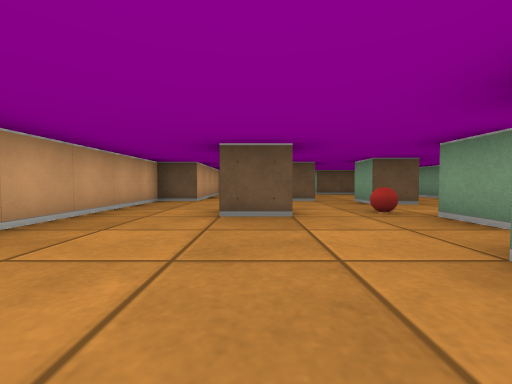
[1] (above)

21 first-person views from a walk through a cub3D ray-caster map. The camera is about half as high as the walls, tilts 2° down and sees 90° across. The floor is counted in squares. Each view is taken from the middle of a square. On the plan, view 1 faces up. The plan holds only what a view shows up to about 9 squares ahead; the rest is blank. The place goes on beyond the plan.

[2]
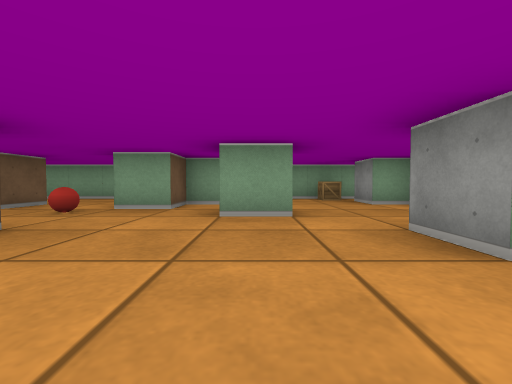

[3]
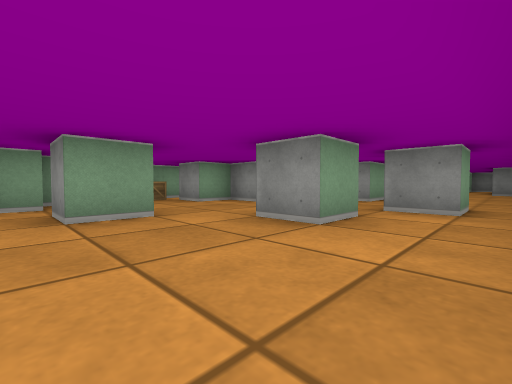

[4]
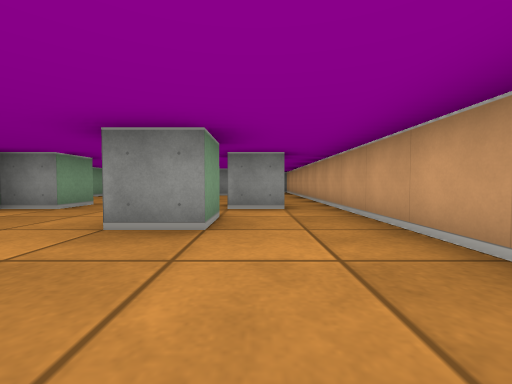

[5]
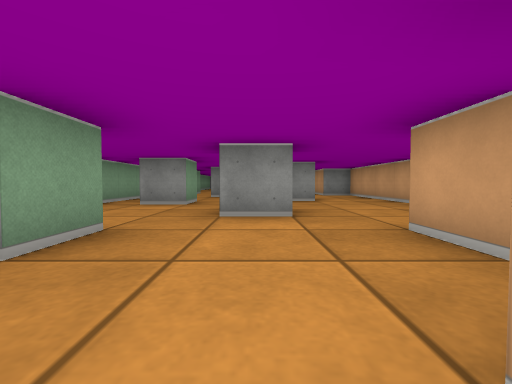

[6]
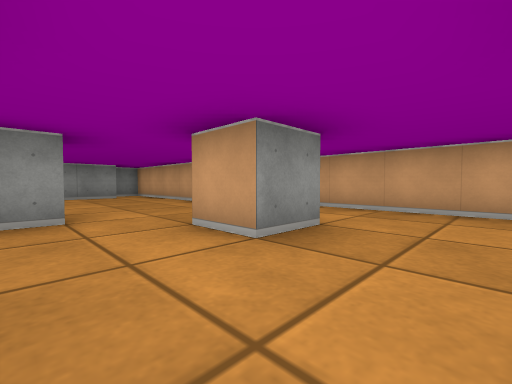

[7]
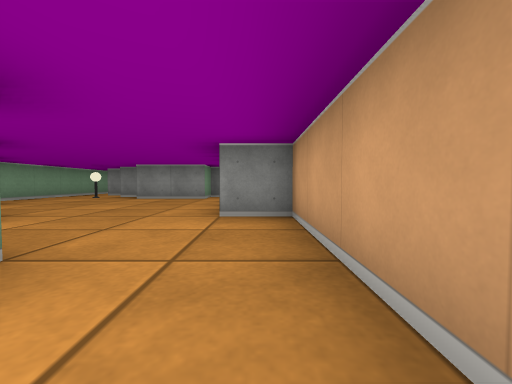

[8]
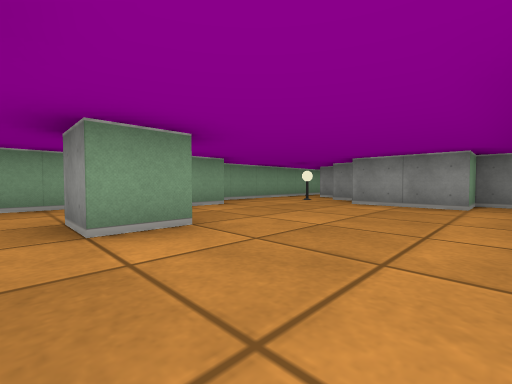

[9]
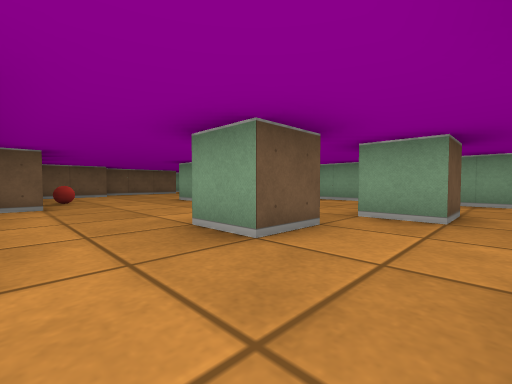

[10]
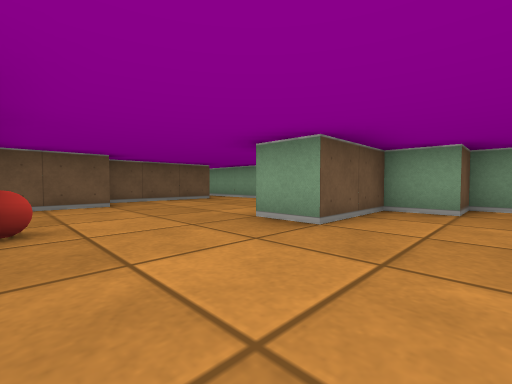

[11]
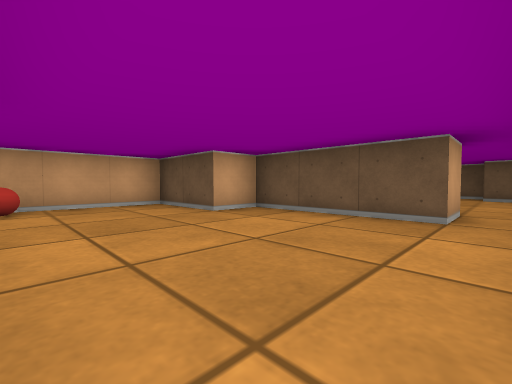

[12]
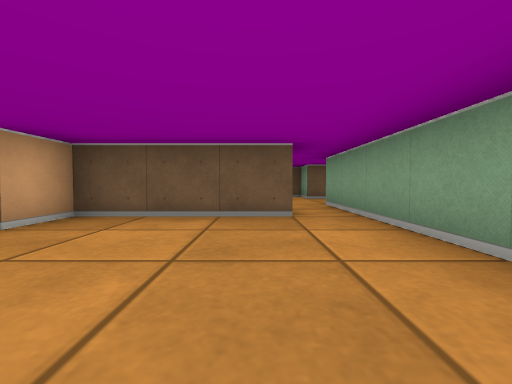

[13]
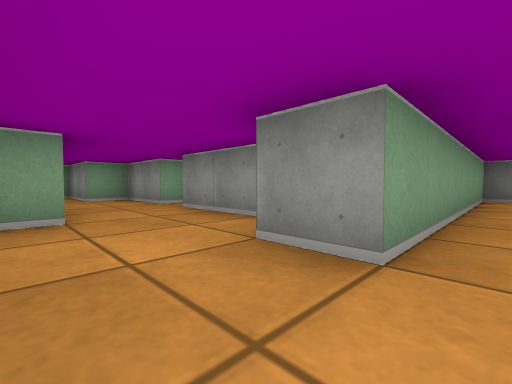

[14]
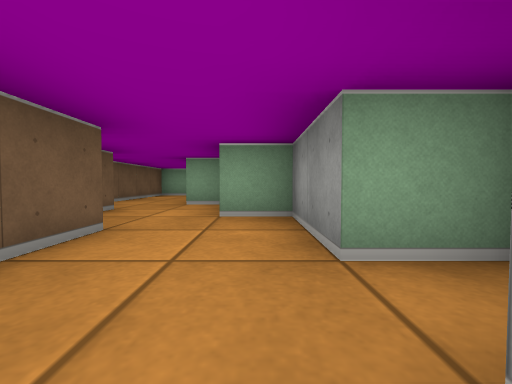

[15]
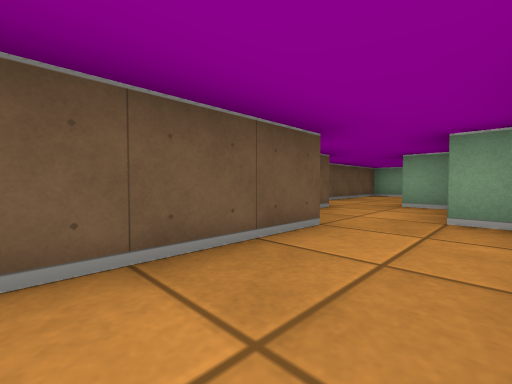

[16]
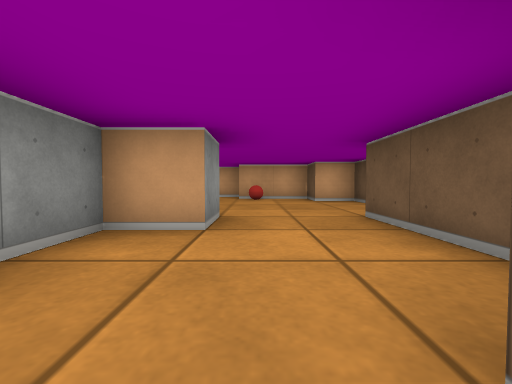

[17]
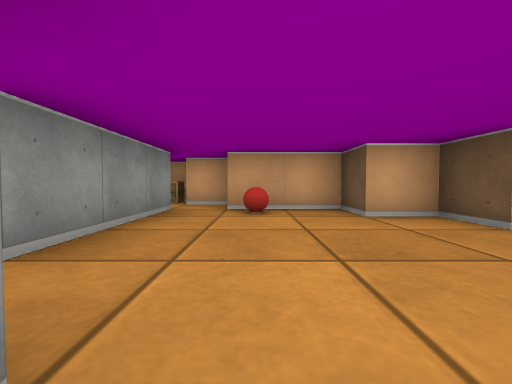

[18]
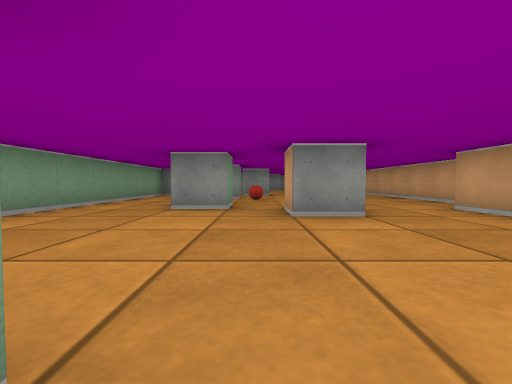

[19]
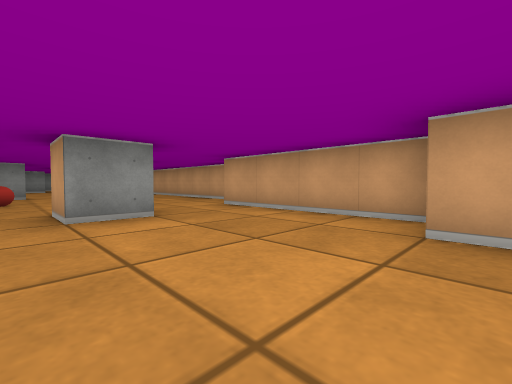

[20]
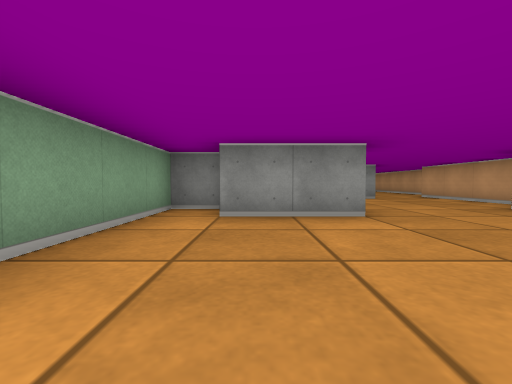

[21]
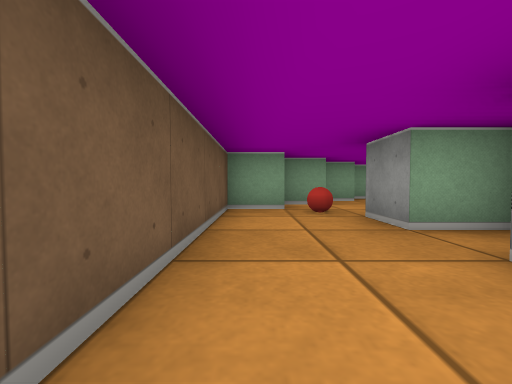

### Floor plan
Points are (right, up) in squares from view 1. A wall is a line through its corners. A room is listed if a view was taken in it or the views show most of it. See-through windows are left out.
Room 1 (views 1, 2, 3, 4, 5, 6, 7, 8, 9, 10, 11, 12, 18, 19, 20)
walls: (1.5, 0.4) (1.5, 1.5) (2.5, 1.5); (-0.5, -1.6) (-0.5, -0.5) (0.5, -0.5); (3.5, 1.4) (3.5, 2.5) (2.5, 2.5) (2.5, 3.5); (0.6, 3.5) (-0.5, 3.5); (2.5, -3.5) (2.5, -2.5) (3.5, -2.5) (3.5, -1.5) (4.5, -1.5); (-1.5, -3.5) (-1.5, -2.5) (-0.5, -2.5) (-0.5, -3.5); (5.5, 2) (5.5, 9.5) (4.5, 9.5) (4.5, 10.5) (5.5, 10.5) (5.5, 16.5); (5.5, -2.1) (5.5, 0); (0.5, -5.6) (0.5, -4.5) (1.5, -4.5); (3.6, 5.5) (2.5, 5.5) (2.5, 6.5) (3.5, 6.5); (0.5, 6.5) (0.5, 7.5) (1.5, 7.5) (1.5, 6.5) (0.5, 6.5); (2.5, -7.5) (2.5, -6.5) (3.5, -6.5); (-0.6, -7.5) (0.5, -7.5) (0.5, -8.5); (4.5, -9.9) (4.5, -6.6); (2.5, 10.5) (2.5, 11.5) (4.5, 11.5); (1.5, -10.6) (1.5, -9.5) (2.5, -9.5); (-1.5, 10.4) (-1.5, 6.5) (-2.5, 6.5) (-2.5, -10.5) (-1.5, -10.5); (4.5, 10.5) (2.5, 10.5); (-1.5, -11.8) (-1.5, -15.2); (3.5, -12.5) (3.5, -11.6); (1.9, -15.5) (2.5, -15.5); (-1.2, -15.5) (-0.5, -15.5) (-0.5, -14.5) (1.5, -14.5); (4.5, -16.2) (4.5, -13.2); (3, -16.5) (3.5, -16.5); (4.5, 16.5) (4.5, 15.5) (1.5, 15.5) (1.5, 14.5) (-0.5, 14.5) (-0.5, 10.5) (-1.1, 10.5)
ways out: opening at (5, 16) to room 2; opening at (4, -15)
objects: ball (0, 12); ball (2, 4); other object (3, -15); crate (5, -1)
Room 2 (views 13, 14, 15, 16, 17, 21)
walls: (7.5, 19.5) (5.5, 19.5) (5.5, 20.5) (4.5, 20.5); (11.6, 18.5) (8.5, 18.5) (8.5, 19.1); (10.5, 15.4) (10.5, 16.5) (12.5, 16.5) (12.5, 17.5) (14.5, 17.5) (14.5, 18.5); (5.5, 16.5) (5.5, 17.5) (6.5, 17.5) (6.5, 16.5) (9.5, 16.5); (13.6, 19.5) (13.1, 19.5); (4.5, 21.5) (3.9, 21.5); (3.5, 20.5) (2.5, 20.5) (2.5, 19.5) (1.5, 19.5) (1.5, 17.5); (2.5, 16.5) (4.5, 16.5); (16.5, 17.4) (16.5, 18.5) (17.5, 18.5); (18.5, 19.4) (18.5, 20.5) (14.4, 20.5); (19.5, 18.5) (19.5, 19.4)
ways out: opening at (5, 16) to room 1; opening at (2, 17) to room 3
objects: ball (2, 18); ball (18, 19)
Room 3 (no view inside)
walls: (0.5, 17.5) (0.5, 16.5); (1.5, 16.5) (2.5, 16.5); (-0.5, 16.2) (-0.5, 15.8)
ways out: opening at (2, 17) to room 2
objects: crate (0, 16)

Positions as (right, up) in squares from view 1, and headings:
1: (0, 0), facing up
2: (-2, 1), facing right
3: (-2, 2), facing down-right
4: (-1, 2), facing down
5: (1, -1), facing down
6: (2, -6), facing down-left
7: (-2, -7), facing down
8: (-1, -9), facing down-right
9: (-1, 5), facing up-right
10: (0, 9), facing up-right
11: (5, 12), facing up-left
12: (4, 12), facing up
13: (5, 19), facing down-right
14: (9, 17), facing right
15: (9, 17), facing up-right
16: (9, 18), facing left
17: (6, 18), facing left
18: (2, 11), facing down
19: (2, 11), facing down-left
20: (4, 15), facing down
21: (14, 20), facing right
